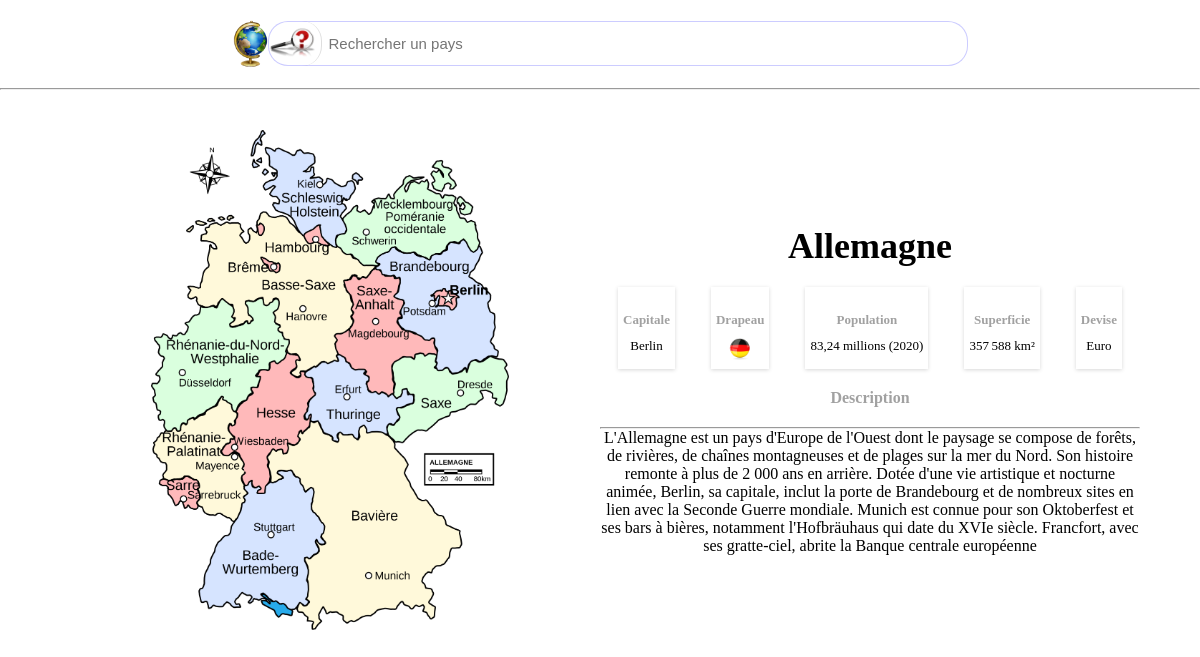
The app's page /element.php?id=4 with its own data.
### tables this page shows
CREATE TABLE IF NOT EXISTS `country` (
  `id` int(11) NOT NULL AUTO_INCREMENT,
  `name` varchar(255) NOT NULL,
  `capitalCity` varchar(255) NOT NULL,
  `continent` varchar(255) NOT NULL,
  `flagImage` varchar(255) NOT NULL,
  `countryMapImage` varchar(255) NOT NULL,
  `description` longtext NOT NULL,
  `population` varchar(255) NOT NULL,
  `area` varchar(255) NOT NULL,
  `currency` varchar(255) NOT NULL,
  PRIMARY KEY (`id`)
);

### element.php (the view, shortened to what this page needs)
<?php
require_once 'includes/header.php';
$dsn = "mysql:dbname=" . DBNAME . ";host=" . DBHOST;
try {
    $bdd = new PDO($dsn, DBUSER, DBPASS);
    $bdd->exec("SET NAMES utf8");
    $bdd->setAttribute(PDO::ATTR_DEFAULT_FETCH_MODE,  PDO::FETCH_ASSOC);
} catch (PDOException $e) {
    die("Erreur de connexion a la base: " . $e->getMessage());
}
?>
<?php if (isset($_GET['id']) && !empty($_GET['id'])) :
    $id = strip_tags($_GET['id']);
    $sqlVerif = "SELECT * FROM `country` WHERE id = :id";
    $requete = $bdd->prepare($sqlVerif);
    $requete->execute(array(':id' => $id));
    $select = $requete->fetch();
?>
    <div class="singlePage">
        <section class="image">
            <img src="Images/<?= $select['countryMapImage'] ?>" alt="">
        </section>
        <section class="description">
            <h3><?= $select['name'] ?></h3>
            <div>
                <span>
                   <p> Capitale</p>
                    <?= $select['capitalCity'] ?>
                </span>
                <span>
                    <p> Drapeau</p>
                    <img src="Images/<?= $select['flagImage'] ?>" alt="">
                </span>
                <span>
                   <p>Population</p>
                    <?= $select['population'] ?>
                </span>
                <span>
                  <p>Superficie</p>
                    <?= $select['area'] ?>
                </span>
                <span>
                    <p>Devise</p>
                    <?= $select['currency'] ?>
                </span>
            </div>
            <span>
                <p>Description</p>
                <hr>
                <?= $select['description'] ?>
           </span>
        </section>
    </div>
<?php else : ?>
    <?php header('Location: ../index.php')    ?>
<?php endif ?>

### Css/header.css (style rules this page uses)
* { box-sizing: border-box; margin: 0; padding: 0; }
hr { margin-top: 20px; border: 1px solid solid rgba(20, 20, 20, 0.116); }
.singlePage { width: 90%; display: flex; flex-direction: column; justify-content: center; align-items: center; overflow: hidden; padding-bottom: 30px; }
.image { margin-top: 40px; width: 95%; height:500px; text-align: center; }
.image img { max-width: 100%; max-height: 100%; }
.description { margin-top: 40px; width: 95%; text-align: center; }
h3 { margin: 20px; font-size: 3vw; }
.description div { display: flex; justify-content: space-around; }
.description div span { padding: 5px; font-size: 13px; box-shadow: rgba(0, 0, 0, 0.16) 0px 1px 4px; }
.description div span p { color: rgba(0, 0, 0, 0.37); font-weight: 700; margin-bottom: 10px; }
.description div img { width: 30px }
.description span p { color: rgba(0, 0, 0, 0.37); font-weight: 700; margin-bottom: 10px; margin-top: 20px; }
@media only screen and (min-width : 1000px) { .singlePage { flex-direction: row; } }

### records on screen
country: countryMapImage (picture), name "Allemagne", capitalCity "Berlin", flagImage (picture), population "83,24 millions (2020)", area "357 588 km²", currency "Euro", description "L'Allemagne est un pays d'Europe de l'Ouest dont le paysage se compose de forêts, de rivières, de chaînes montagneuses et de plages sur la mer du Nord. Son histoire remonte à plus de 2 000 ans en arrière. Dotée d'une vie artistique et nocturne animée, Berlin, sa capitale, inclut la porte de Brandebourg et de nombreux sites en lien avec la Seconde Guerre mondiale. Munich est connue pour son Oktoberfest et ses bars à bières, notamment l'Hofbräuhaus qui date du XVIe siècle. Francfort, avec ses gratte-ciel, abrite la Banque centrale européenne"
